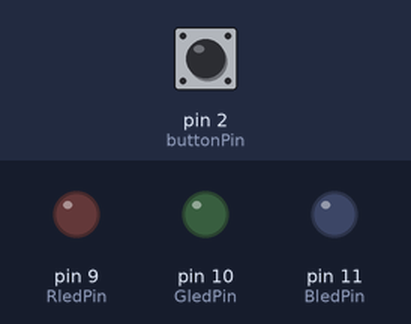
Recording of a sketch running on a simulated Arduino Uno, built with avr-gcc and run on an emulated ATmega328P. On the bench: output pins drawn as LEDs (lit = HIGH). Inputs (shaded band) come from the test bench; at power-on: pin 2 (buttonPin) LOW.

Above: at 1.2 s.
1.3 s: pin 2 (buttonPin) pulled HIGH for 0.15 s
At 2.2 s:
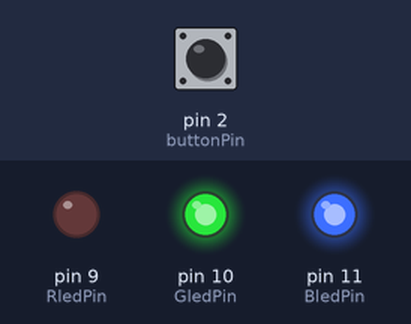
2.9 s: pin 2 (buttonPin) pulled HIGH for 1 s
At 3.4 s:
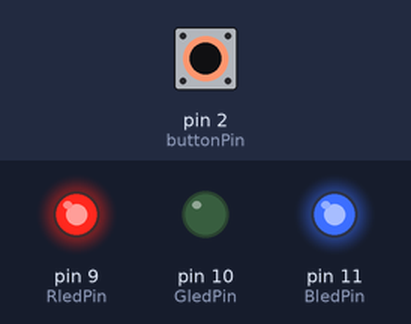
5.4 s: pin 2 (buttonPin) pulled HIGH for 0.15 s
At 6.5 s:
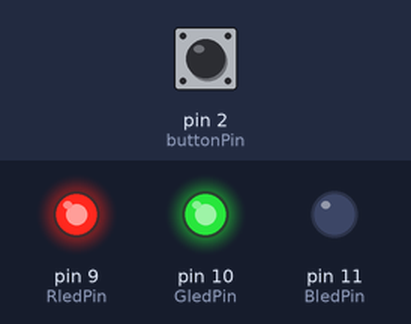
7.0 s: pin 2 (buttonPin) pulled HIGH for 3.2 s
At 7.7 s:
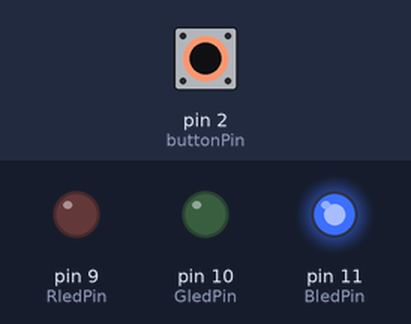
11.7 s: pin 2 (buttonPin) pulled HIGH for 3.2 s
At 15.8 s:
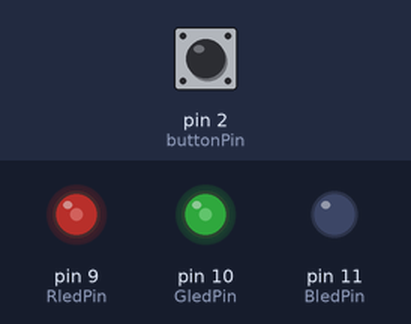
17.4 s: pin 2 (buttonPin) pulled HIGH for 0.15 s
At 17.88 s:
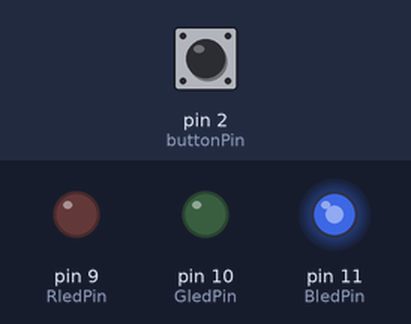
Timing chart, 0 to 21.4 s (numbered marks = the images above; inputs shaded):
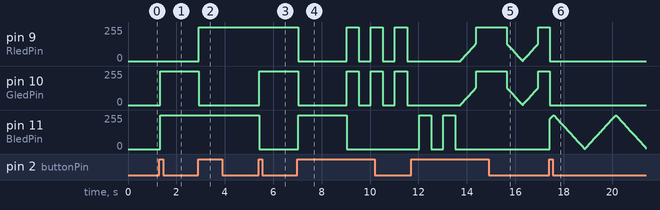

The sketch:

lightstick.ino
```cpp
const int buttonPin = 2;
const int RledPin = 9;
const int GledPin = 10;
const int BledPin = 11;

int buttonState = LOW;
int lastButtonReading = LOW;

bool buttonPressed = false;
bool longPressTriggered = false;

unsigned long pressingTime = 0;
const unsigned long longPressInterval = 2000;

unsigned long debounceTimer = 0;
const unsigned long debounceInterval = 30;

// MODES
int currentMode = 0;

// BLINK
unsigned long blinkTimer = 0;
const unsigned long blinkInterval = 500;
bool blinkOn = true;

// COLORS
int lightNum = 0;
int previousLightNum = 0;

int RLightColor = 0;
int GLightColor = 0;
int BLightColor = 0;

int RCurrentColor = 0;
int GCurrentColor = 0;
int BCurrentColor = 0;

// BREATHING
const int fadeAmount = 2;
int fadeDirection = 1;
int fadeBrightness = 0;

unsigned long fadeTimer = 0;
const unsigned long fadeInterval = 10;

void setup() {
  pinMode(buttonPin, INPUT);

  pinMode(RledPin, OUTPUT);
  pinMode(GledPin, OUTPUT);
  pinMode(BledPin, OUTPUT);
}

void loop() {
  checkButton();
  updateLEDColor();

  setRGBLEDColor(
    RCurrentColor,
    GCurrentColor,
    BCurrentColor
  );
}

// BUTTON
void checkButton() {
  int reading = digitalRead(buttonPin);

  if (reading != lastButtonReading) {
    debounceTimer = millis();
  }

  if (millis() - debounceTimer >= debounceInterval) {

    if (reading != buttonState) {
      buttonState = reading;

      // BUTTON PRESSED
      if (buttonState == HIGH) {
        pressingTime = millis();
        buttonPressed = true;
        longPressTriggered = false;

        // Change color immediately
        previousLightNum = lightNum;
        changeLEDColor();
      }

      // BUTTON RELEASED
      else {
        buttonPressed = false;
      }
    }
  }

  lastButtonReading = reading;

  // LONG PRESS
  if (buttonPressed && !longPressTriggered) {
    if (millis() - pressingTime >= longPressInterval) {

      // Restore previous color
      lightNum = previousLightNum;
      setSelectedColor();

      // Switch mode
      changeMode();

      longPressTriggered = true;
    }
  }
}

// CHANGE COLOR
void changeLEDColor() {
  lightNum++;

  if (lightNum >= 5) {
    lightNum = 0;
  }

  setSelectedColor();
}

void setSelectedColor() {
  if (lightNum == 0) {
    RLightColor = 0;
    GLightColor = 0;
    BLightColor = 0;
  }
  else if (lightNum == 1) {
    RLightColor = 0;
    GLightColor = 255;
    BLightColor = 255;
  }
  else if (lightNum == 2) {
    RLightColor = 255;
    GLightColor = 0;
    BLightColor = 255;
  }
  else if (lightNum == 3) {
    RLightColor = 255;
    GLightColor = 255;
    BLightColor = 0;
  }
  else if (lightNum == 4) {
    RLightColor = 0;
    GLightColor = 0;
    BLightColor = 255;
  }
}

// CHANGE MODE
void changeMode() {
  currentMode++;

  if (currentMode >= 3) {
    currentMode = 0;
  }

  if (currentMode == 1) {
    blinkTimer = millis();
    blinkOn = true;
  }

  if (currentMode == 2) {
    fadeBrightness = 0;
    fadeDirection = 1;
    fadeTimer = millis();
  }
}

// UPDATE LED
void updateLEDColor() {

  // MODE 0: CONSTANT
  if (currentMode == 0) {
    RCurrentColor = RLightColor;
    GCurrentColor = GLightColor;
    BCurrentColor = BLightColor;
  }

  // MODE 1: BLINK
  else if (currentMode == 1) {
    unsigned long currentTime = millis();

    if (currentTime - blinkTimer >= blinkInterval) {
      blinkOn = !blinkOn;
      blinkTimer = currentTime;
    }

    if (blinkOn) {
      RCurrentColor = RLightColor;
      GCurrentColor = GLightColor;
      BCurrentColor = BLightColor;
    }
    else {
      RCurrentColor = 0;
      GCurrentColor = 0;
      BCurrentColor = 0;
    }
  }

  // MODE 2: BREATHING
  else if (currentMode == 2) {
    unsigned long currentTime = millis();

    if (currentTime - fadeTimer >= fadeInterval) {
      fadeTimer = currentTime;

      fadeBrightness += fadeDirection * fadeAmount;

      if (fadeBrightness >= 255) {
        fadeBrightness = 255;
        fadeDirection = -1;
      }

      if (fadeBrightness <= 0) {
        fadeBrightness = 0;
        fadeDirection = 1;
      }
    }

    RCurrentColor = RLightColor * fadeBrightness / 255;
    GCurrentColor = GLightColor * fadeBrightness / 255;
    BCurrentColor = BLightColor * fadeBrightness / 255;
  }
}

// RGB OUTPUT
void setRGBLEDColor(int R, int G, int B) {
  analogWrite(RledPin, R);
  analogWrite(GledPin, G);
  analogWrite(BledPin, B);
}
```

Measured:
- after the input at 1.3 s, pin 10 (GledPin), pin 11 (BledPin): 0/255 → 255/255 at once
- after the input at 2.9 s, pin 9 (RledPin): 0/255 → 255/255 at once; pin 10 (GledPin): 255/255 → 0/255 at once
- after the input at 5.4 s, pin 10 (GledPin): 0/255 → 255/255 at once; pin 11 (BledPin): 255/255 → 0/255 at once
- after the input at 7.0 s, pin 9 (RledPin), pin 10 (GledPin): 255/255 → 0/255 at once, then repeats every 1.0 s: 255/255 0.50 s, 0/255 0.50 s; pin 11 (BledPin): 0/255 → 255/255 at once, → 0/255 2.0 s later
- after the input at 11.7 s, pin 11 (BledPin): alternates 255/255 for 0.50 s and 0/255 for 0.50 s, 4 changes in all, then stays 0/255, starting after 0.33 s
